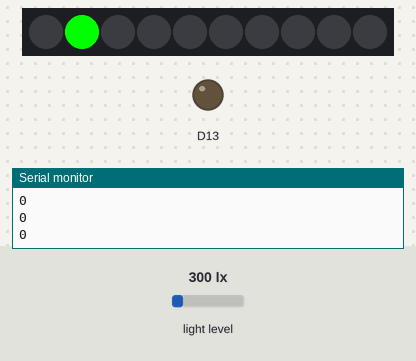
Simulated run of this sketch. Board: Adafruit Circuit Playground Express. Shown: 10 RGB LEDs in strip order, left to right, output pins drawn as LEDs (lit = HIGH), the last lines printed to the serial monitor. Inputs (shaded band) come from the test bench; at power-on: light level 300 lx.

Above: at 1.2 s.
1.3 s: light level set to 500 lx
At 1.4 s:
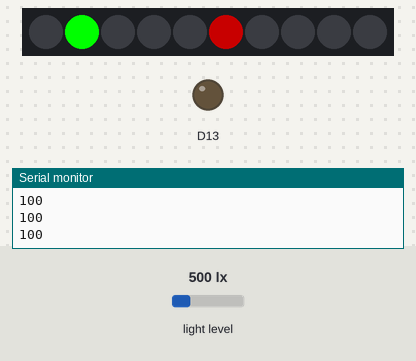
3.0 s: light level set to 1000 lx
4.7 s: light level set to 1960 lx
Timing chart, 0 to 7.7 s (numbered marks = the images above; inputs shaded):
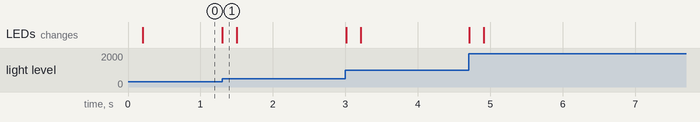

The sketch:

lect6_demo5_pulse.ino
```cpp
#include <SPI.h>
#include <Wire.h>
#include <Adafruit_CircuitPlayground.h>

void setup() {
  //while (!Serial);
  Serial.begin(115200);
  Serial.println("Circuitplayground Pulse sensor test");
  CircuitPlayground.begin();
  CircuitPlayground.setBrightness(255);
  CircuitPlayground.setPixelColor(1, 0, 255, 0);
}

#define numsamples 20

void loop() {

  uint16_t samples[numsamples];

  for (int i=0; i<numsamples; i++) {
    samples[i] = CircuitPlayground.lightSensor();

    uint16_t dc_minimum = 1024;
    for (int x=0; x<numsamples; x++) {
      dc_minimum = min(dc_minimum, samples[x]);
    }

    CircuitPlayground.setPixelColor(5, samples[i] - dc_minimum, 0, 0);
    Serial.println(samples[i]- dc_minimum);
    delay(10);
  }
}
```

Measured:
- after the input at 1.3 s, the LEDs: change at once (image 1)
